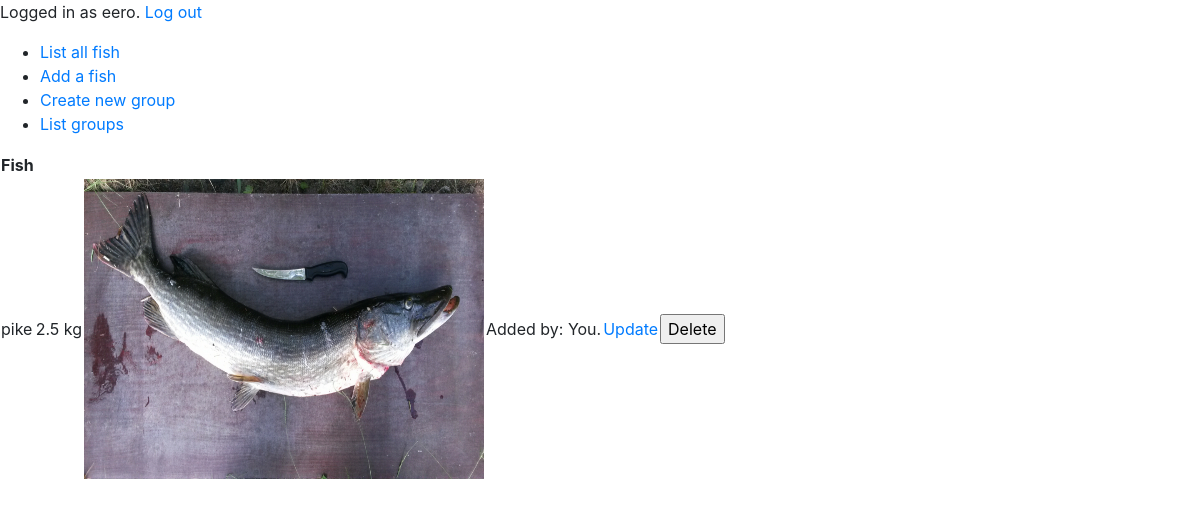
The page /fish/1 (signed in) on the database its author committed.
### application/auth/models.py (models this page shows, shortened)
class User(Base):
    __tablename__ = "account"
    username = db.Column(db.String(144), unique=True, nullable=False)
    password = db.Column(db.String(144), nullable=False)
    groups = db.relationship('Group', secondary=groups, backref=db.backref('accounts', lazy=True))
    fish = db.relationship("Fish",backref='account',lazy=True)

### application/fish/models.py (models this page shows, shortened)
class Fish(Base):
    species = db.Column(db.String(144), nullable=False)
    weight = db.Column(db.Numeric(precision=4, asdecimal=False, decimal_return_scale=None))
    image_file = db.Column(db.String(20))
    account_id = db.Column(db.Integer, db.ForeignKey('account.id'),
                            nullable=False)

### application/fish/views.py (the view)
@app.route("/fish/<int:fish_id>")
def fish_view(fish_id):
    fish = Fish.query.get_or_404(fish_id)
    user = User.query.get_or_404(fish.account_id)
    if fish.image_file is None:
         return render_template("fish/view.html", fish=fish, user=user)
    print("IMG", fish)
    picture = url_for('static', filename='pictures/'+ fish.image_file)
    myfile=os.path.exists('\\application')
    osPath =  os.path.dirname(os.path.abspath(__file__))
    newPath = os.path.dirname(osPath)
    print("OS .. ", newPath)
    print("NEW PATH ",newPath+picture)
    return render_template("fish/view.html", fish=fish, user=user, picture=picture)

### application/__init__.py (called while the page is built)
@app.after_request
def add_header(response):
    response.headers['Cache-Control'] = 'no-store, no-cache, must-revalidate, post-check=0, pre-check=0, max-age=0'
    response.headers['Pragma'] = 'no-cache'
    response.headers['Expires'] = '-1'
    return response

@login_manager.user_loader
def load_user(user_id):
    return User.query.get(user_id)

### application/templates/fish/view.html
{% extends "layout.html" %}
{% block body %}
<table>
  <tr>
    <th>Fish</th>
  </tr>
  <tr>
    <td>{{ fish.species }}</td>
    <td>{{ fish.weight }} kg</td>
    <td>
      <img src="{{ picture }}" height="300" width="400" alt="Fish image">
    </td>
    {% if user == current_user %}
      <td>Added by: You. </td>
      <td><a href="{{ url_for('fish_update', fish_id=fish.id) }}">Update</a></td>
    <form method="POST" action="{{ url_for('fish_delete',fish_id=fish.id)}}">
      <td><input type="submit" value="Delete"></td>
    </form>
    {% else %}
    <td>Added by: {{ user.username }}. </td>
    {% endif %}
  </tr>
</table>
{% endblock %}

### application/templates/layout.html (shortened to what this page needs)
<!DOCTYPE html>
<html>
<head>
  <link rel="stylesheet" href="https://maxcdn.bootstrapcdn.com/bootstrap/4.0.0/css/bootstrap.min.css">
</head>
<body>
  {% if current_user.is_authenticated %}
  <p>
  Logged in as {{ current_user.username }}. <a href="{{ url_for('auth_logout') }}">Log out</a>
  </p>
  {% else %}
  <a href="{{ url_for('auth_login') }}">Log in</a>
  <a href="{{ url_for('auth_signup') }}">Sign up</a>
  {% endif %}
  <ul>
    <li><a href="{{ url_for('fish_index') }}">List all fish</a></li>
    <li><a href="{{ url_for('fish_new') }}">Add a fish</a></li>
    <li><a href="{{ url_for('group_new') }}">Create new group</a></li>
    <li><a href="{{ url_for('group_index') }}">List groups</a></li>
  </ul>
  {% block body %}{% endblock %}
</body>
</html>

### rows shown on the page
User: username "eero"
Fish: species "pike", weight "2.5"
